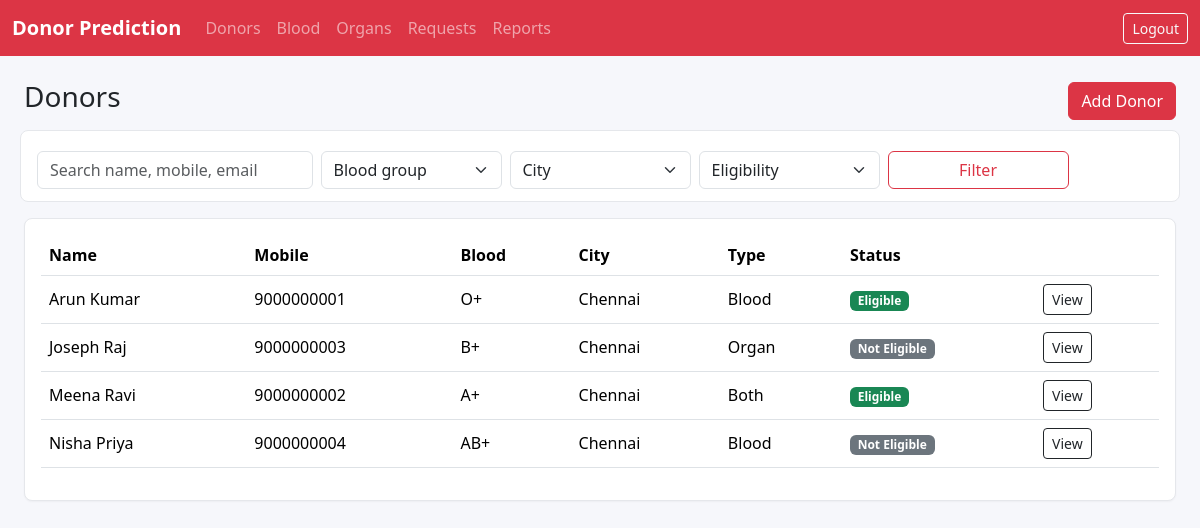
The app's page /donors/ (signed in) with its own data.
### donors/models.py (models this page shows, shortened)
class Donor(models.Model):
    GENDER_CHOICES = [("Male", "Male"), ("Female", "Female"), ("Other", "Other")]
    DONOR_TYPE_CHOICES = [("Blood", "Blood"), ("Organ", "Organ"), ("Both", "Both")]
    ELIGIBILITY_CHOICES = [("Eligible", "Eligible"), ("Not Eligible", "Not Eligible")]
    name = models.CharField(max_length=120)
    age = models.PositiveSmallIntegerField(validators=[MinValueValidator(18), MaxValueValidator(70)])
    gender = models.CharField(max_length=10, choices=GENDER_CHOICES)
    mobile_number = models.CharField(max_length=10, unique=True, validators=[mobile_validator])
    email = models.EmailField(blank=True)
    address = models.TextField()
    city = models.ForeignKey(City, on_delete=models.PROTECT)
    district = models.ForeignKey(District, on_delete=models.PROTECT)
    blood_group = models.ForeignKey(BloodGroup, on_delete=models.PROTECT)
    donor_type = models.CharField(max_length=10, choices=DONOR_TYPE_CHOICES)
    health_status = models.ForeignKey(HealthStatus, on_delete=models.PROTECT, null=True, blank=True)
    available = models.BooleanField(default=True)
    eligibility_status = models.CharField(max_length=20, choices=ELIGIBILITY_CHOICES, default="Eligible")
    eligibility_reason = models.CharField(max_length=160, blank=True)
    created_by = models.ForeignKey(settings.AUTH_USER_MODEL, on_delete=models.SET_NULL, null=True, blank=True)
    created_at = models.DateTimeField(auto_now_add=True)
    updated_at = models.DateTimeField(auto_now=True)
    class Meta:
        ordering = ["name"]
        indexes = [
            models.Index(fields=["blood_group", "city", "eligibility_status"]),
            models.Index(fields=["donor_type", "eligibility_status"]),
        ]
    def get_absolute_url(self):
        return reverse("donor_detail", args=[self.pk])

class NamedMaster(models.Model):
    name = models.CharField(max_length=80, unique=True)
    is_active = models.BooleanField(default=True)
    class Meta:
        abstract = True
        ordering = ["name"]
    def __str__(self):
        return self.name

class BloodGroup(NamedMaster):
    pass

class City(NamedMaster):
    pass

### donors/views.py (the view)
# urls.py: path("donors/", views.donor_list, name="donor_list"),
@login_required
def donor_list(request):
    context = {
        "donors": donor_queryset(request),
        "blood_groups": BloodGroup.objects.all(),
        "cities": City.objects.all(),
        "organ_types": OrganType.objects.all(),
    }
    return render(request, "donors/donor_list.html", context)

### donors/views.py (called while the page is built)
def donor_queryset(request):
    qs = Donor.objects.select_related("city", "district", "blood_group", "health_status")
    search = request.GET.get("q", "").strip()
    if search:
        qs = qs.filter(Q(name__icontains=search) | Q(mobile_number__icontains=search) | Q(email__icontains=search))
    for field in ["blood_group", "city", "district", "donor_type", "eligibility_status"]:
        value = request.GET.get(field)
        if value:
            qs = qs.filter(**{field: value})
    organ_type = request.GET.get("organ_type")
    if organ_type:
        qs = qs.filter(organ_profile__organ_type_id=organ_type)
    return qs

### templates/donors/donor_list.html
{% extends "base.html" %}
{% block content %}
<div class="d-flex justify-content-between align-items-center mb-3"><h1 class="h3">{{ page_title|default:"Donors" }}</h1><a class="btn btn-danger" href="{% url 'donor_create' %}">Add Donor</a></div>
<form class="row g-2 filters mb-3">
  <div class="col-md-3"><input class="form-control" name="q" value="{{ request.GET.q }}" placeholder="Search name, mobile, email"></div>
  <div class="col-md-2"><select class="form-select" name="blood_group"><option value="">Blood group</option>{% for item in blood_groups %}<option value="{{ item.id }}">{{ item.name }}</option>{% endfor %}</select></div>
  <div class="col-md-2"><select class="form-select" name="city"><option value="">City</option>{% for item in cities %}<option value="{{ item.id }}">{{ item.name }}</option>{% endfor %}</select></div>
  <div class="col-md-2"><select class="form-select" name="eligibility_status"><option value="">Eligibility</option><option>Eligible</option><option>Not Eligible</option></select></div>
  <div class="col-md-2"><button class="btn btn-outline-danger w-100">Filter</button></div>
</form>
<section class="panel table-responsive"><table class="table table-hover align-middle"><tr><th>Name</th><th>Mobile</th><th>Blood</th><th>City</th><th>Type</th><th>Status</th><th></th></tr>{% for donor in donors %}<tr><td>{{ donor.name }}</td><td>{{ donor.mobile_number }}</td><td>{{ donor.blood_group }}</td><td>{{ donor.city }}</td><td>{{ donor.donor_type }}</td><td><span class="badge text-bg-{% if donor.eligibility_status == 'Eligible' %}success{% else %}secondary{% endif %}">{{ donor.eligibility_status }}</span></td><td><a href="{{ donor.get_absolute_url }}" class="btn btn-sm btn-outline-dark">View</a></td></tr>{% empty %}<tr><td colspan="7" class="text-center text-muted">No donors found.</td></tr>{% endfor %}</table></section>
{% endblock %}

### static/css/styles.css (style rules this page uses)
body { background: #f6f7fb; }
.metric, .panel, .form-card, .login-panel { background: #fff; border: 1px solid #e5e7eb; border-radius: 8px; padding: 1rem; box-shadow: 0 1px 2px rgba(0,0,0,.04); }
.filters { background: #fff; border: 1px solid #e5e7eb; border-radius: 8px; padding: .75rem; }

### records on screen
Donor: name "Arun Kumar", mobile_number "9000000001", blood_group "O+", city "Chennai", donor_type "Blood", eligibility_status "Eligible"
Donor: name "Joseph Raj", mobile_number "9000000003", blood_group "B+", city "Chennai", donor_type "Organ", eligibility_status "Not Eligible"
Donor: name "Meena Ravi", mobile_number "9000000002", blood_group "A+", city "Chennai", donor_type "Both", eligibility_status "Eligible"
Donor: name "Nisha Priya", mobile_number "9000000004", blood_group "AB+", city "Chennai", donor_type "Blood", eligibility_status "Not Eligible"

### other values on screen
{{ page_title|default:"Donors" }} "Donors"
